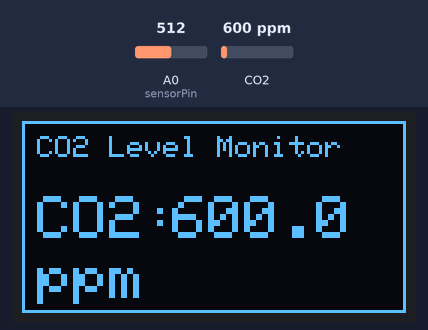
The sketch below on a simulated Arduino Uno, built with avr-gcc and run on an emulated ATmega328P. Shown: 128×64 one-colour display. The inputs (shaded band) are chosen by the test bench; at power-on: CO2 600 ppm, A0 (sensorPin) = 512. What the sketch prints to the serial monitor is not drawn.

Above: at 1.2 s.
1.3 s: CO2 set to 1050 ppm
At 2.5 s:
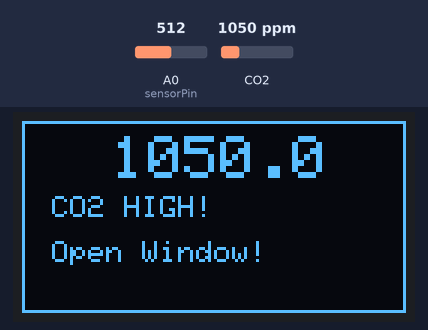
4.7 s: CO2 set to 773 ppm
At 8.7 s:
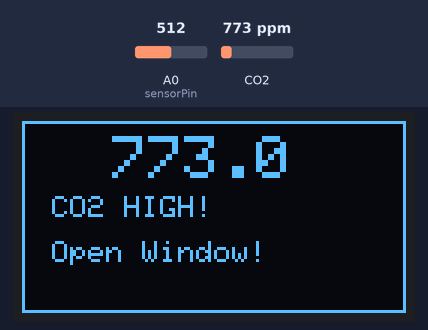
8.8 s: CO2 set to 710 ppm
At 13.7 s:
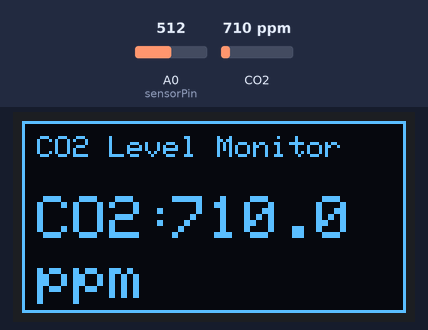
Timing chart, 0 to 15.2 s (numbered marks = the images above; inputs shaded):
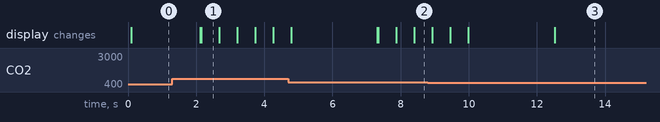

Measured:
- the behaviour switches between 751 and 750 ppm on CO2 (found by bisection; images 2 and 3)
- after the input at 1.3 s, the display: first changes after 0.82 s (image 1 shows a later state)
- what the display in image 1 shows lasts 0.5 s, from 2.2 s to 2.7 s

The sketch:

co2-detector.ino
```cpp
#include "MQ135.h"
#include <Wire.h>
#include <Adafruit_GFX.h>
#include <Adafruit_SSD1306.h>

// The load resistance on the board
#define RLOAD 22.0

// OLED display width and height, in pixels
#define SCREEN_WIDTH 128
#define SCREEN_HEIGHT 64

// Declaration for SSD1306 display connected using I2C (SDA, SCL)
#define OLED_RESET    -1 // Reset pin # (or -1 if sharing Arduino reset pin)
Adafruit_SSD1306 display(SCREEN_WIDTH, SCREEN_HEIGHT, &Wire, OLED_RESET);

MQ135 gasSensor = MQ135(A0);
int sensorPin = A0;

void setup() {
  Serial.begin(9600);
  pinMode(sensorPin, INPUT);

  // SSD1306 allocation
  if (!display.begin(SSD1306_SWITCHCAPVCC, 0x3C)) { // Address 0x3C for 128x64
    Serial.println(F("SSD1306 allocation failed"));
    for (;;); // Don't proceed, loop forever
  }
  display.clearDisplay();
  display.display();
}

void loop() {
  int val = analogRead(A0);
  Serial.print("raw = ");
  Serial.println(val);

  float ppm = gasSensor.getPPM();
  Serial.print("ppm: ");
  Serial.println(ppm);

  // Update display
  display.clearDisplay();

  // Draw a border
  display.drawRect(0, 0, SCREEN_WIDTH, SCREEN_HEIGHT, WHITE);

  // Display title
  display.setTextSize(1);
  display.setTextColor(WHITE);
  display.setCursor(5, 5);
  display.println("CO2 Level Monitor");

  // Display CO2 label
  display.setTextSize(2);
  display.setTextColor(WHITE);
  display.setCursor(5, 25);
  display.println("CO2:");

  // Display PPM value
  display.setTextSize(2);
  display.setTextColor(WHITE);
  display.setCursor(50, 25); // Adjusted cursor position
  display.print(ppm, 1); // Display one decimal place

  // Display units
  display.setTextSize(2);
  display.setTextColor(WHITE);
  display.setCursor(5, 45);
  display.println("ppm");

  display.display();

  // Check if ppm exceeds 650 and flash warning
  if (ppm > 750) {
    for (int i = 0; i < 3; i++) { // Flash 3 times
      display.clearDisplay();
      display.drawRect(0, 0, SCREEN_WIDTH, SCREEN_HEIGHT, WHITE);
      display.setTextSize(1);
      display.setTextColor(WHITE);
      display.setCursor(10, 25);
      display.println("CO2 HIGH!");

      // Adjusted cursor position for the "Open Window!" message
      display.setCursor(10, 40);
      display.println("Open Window!");

      // Show PPM value even during warning
      display.setTextSize(2);
      display.setTextColor(WHITE);
      display.setCursor(30, 5); // Adjusted cursor position
      display.print(ppm, 1); // Display one decimal place

      display.display();
      delay(500);

      display.clearDisplay();
      display.display();
      delay(500);
    }
  }

  delay(2000);
}
```
